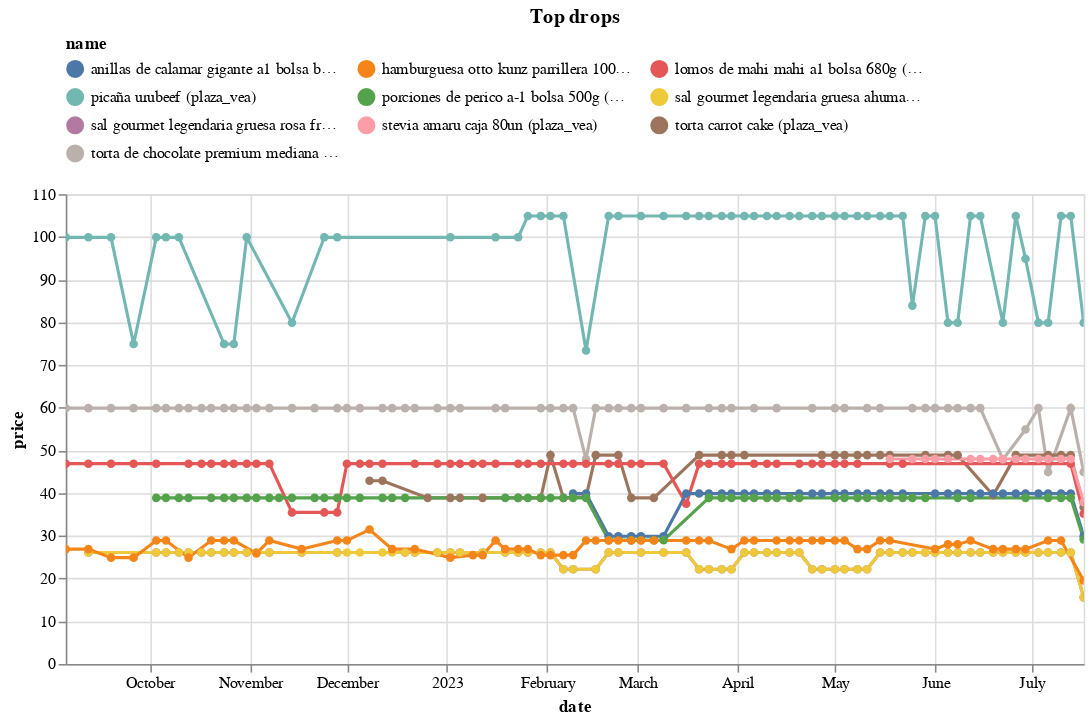

The notebook cell this image was saved under:
### Code cell
(top_changes_abs
 .sort_values('change')
 .head(10)
 .pipe(plot_changes, 'Top drops')
)

### Figure 1 — Vega-Lite specification as saved in the notebook (floating-point values rounded to 4 significant figures; data arrays with more than 128 entries replaced by an {"elided": "..."} marker saying what was removed)
{"config": {"view": {"continuousWidth": 300, "continuousHeight": 300}, "legend": {"columns": 3, "orient": "top"}}, "data": {"name": "data-0422c1013e82abbbbe86c235f27b3335"}, "mark": {"type": "line", "point": true}, "encoding": {"color": {"field": "name", "scale": {"domain": ["anillas de calamar gigante a1 bolsa bolsa 500g (plaza_vea)", "hamburguesa otto kunz parrillera 100% pura carne de res paquete 4un (plaza_vea)", "lomos de mahi mahi a1 bolsa 680g (plaza_vea)", "picaña urubeef (plaza_vea)", "porciones de perico a-1 bolsa 500g (plaza_vea)", "sal gourmet legendaria gruesa ahumada frasco 150g (plaza_vea)", "sal gourmet legendaria gruesa rosa frasco 150g (plaza_vea)", "stevia amaru caja 80un (plaza_vea)", "torta carrot cake (plaza_vea)", "torta de chocolate premium mediana (plaza_vea)"]}, "type": "nominal"}, "tooltip": [{"field": "name", "type": "nominal"}, {"field": "price", "type": "quantitative"}, {"field": "last_price", "type": "quantitative"}], "x": {"field": "date", "type": "temporal"}, "y": {"field": "price", "type": "quantitative"}}, "params": [{"name": "param_9", "select": {"type": "point", "fields": ["name"]}, "bind": "legend"}, {"name": "param_10", "select": {"type": "interval", "encodings": ["x", "y"]}, "bind": "scales"}], "title": "Top drops", "transform": [{"filter": {"param": "param_9"}}], "width": 650, "$schema": "https://vega.github.io/schema/vega-lite/v5.8.0.json", "datasets": {"data-0422c1013e82abbbbe86c235f27b3335": {"elided": "533 records"}}}
